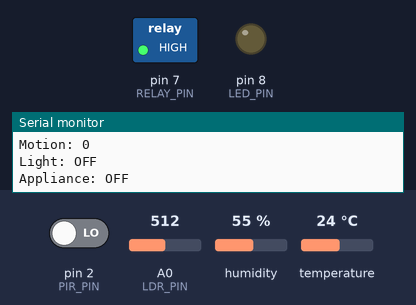
The sketch below on a simulated Arduino Uno, built with avr-gcc and run on an emulated ATmega328P. Shown: switched loads named in the sketch (green lamp = pin HIGH), output pins drawn as LEDs (lit = HIGH), the last lines printed to the serial monitor. The test bench sets the inputs (shaded band); at power-on: temperature 24 °C, A0 (LDR_PIN) = 512, pin 2 (PIR_PIN) LOW, humidity 55 %.

Above: at 2.8 s.
2.9 s: temperature set to 29.1 °C
5.6 s: temperature set to 30.4 °C
At 7.6 s:
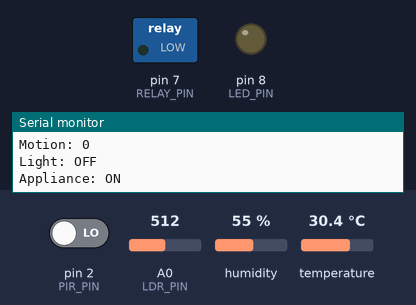
8.3 s: temperature set to 12 °C
At 10.9 s:
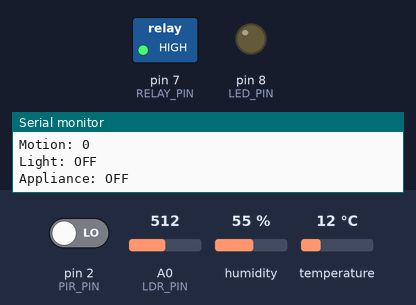
11.7 s: temperature set to 33 °C
At 12.5 s:
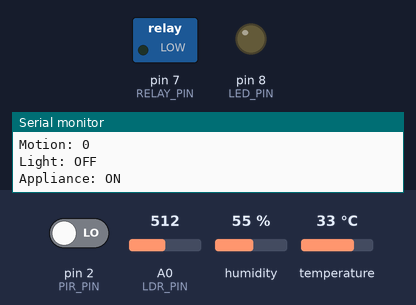
14.4 s: A0 (LDR_PIN) set to 990
17.1 s: A0 (LDR_PIN) set to 1016
Timing chart, 0 to 20.1 s (numbered marks = the images above; inputs shaded):
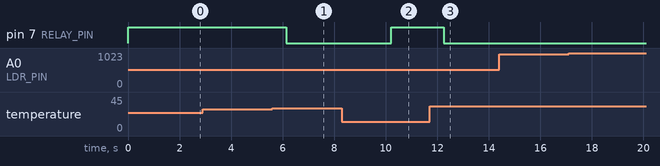

The sketch:

sketch.ino
```cpp
#include <DHT.h>

#define DHTPIN 3
#define DHTTYPE DHT22

#define PIR_PIN 2
#define LDR_PIN A0
#define LED_PIN 8
#define RELAY_PIN 7

DHT dht(DHTPIN, DHTTYPE);

int lightValue;
int motion;
float temperature;

void setup()
{
    Serial.begin(9600);

    pinMode(PIR_PIN, INPUT);
    pinMode(LDR_PIN, INPUT);
    pinMode(LED_PIN, OUTPUT);
    pinMode(RELAY_PIN, OUTPUT);

    digitalWrite(LED_PIN, LOW);
    digitalWrite(RELAY_PIN, HIGH);

    dht.begin();

    Serial.println("SMART HOME SYSTEM");
}

void loop()
{
    temperature = dht.readTemperature();

    lightValue = analogRead(LDR_PIN);

    motion = digitalRead(PIR_PIN);

    Serial.println("----------------");

    Serial.print("Temperature: ");
    Serial.println(temperature);

    Serial.print("Light Value: ");
    Serial.println(lightValue);

    Serial.print("Motion: ");
    Serial.println(motion);

    // Automatic lighting control

    if (motion == HIGH && lightValue < 500)
    {
        digitalWrite(LED_PIN, HIGH);
        Serial.println("Light: ON");
    }
    else
    {
        digitalWrite(LED_PIN, LOW);
        Serial.println("Light: OFF");
    }

    // Temperature-based appliance control

    if (!isnan(temperature) && temperature >= 30)
    {
        digitalWrite(RELAY_PIN, LOW);
        Serial.println("Appliance: ON");
    }
    else
    {
        digitalWrite(RELAY_PIN, HIGH);
        Serial.println("Appliance: OFF");
    }

    delay(2000);
}
```

Measured:
- the behaviour switches between 29.9 and 30 °C on temperature (found by bisection; images 0 and 1)
- after the input at 5.6 s, pin 7 (RELAY_PIN): HIGH → LOW after 0.54 s
- after the input at 8.3 s, pin 7 (RELAY_PIN): LOW → HIGH after 1.9 s
- after the input at 11.7 s, pin 7 (RELAY_PIN): HIGH → LOW after 0.55 s
